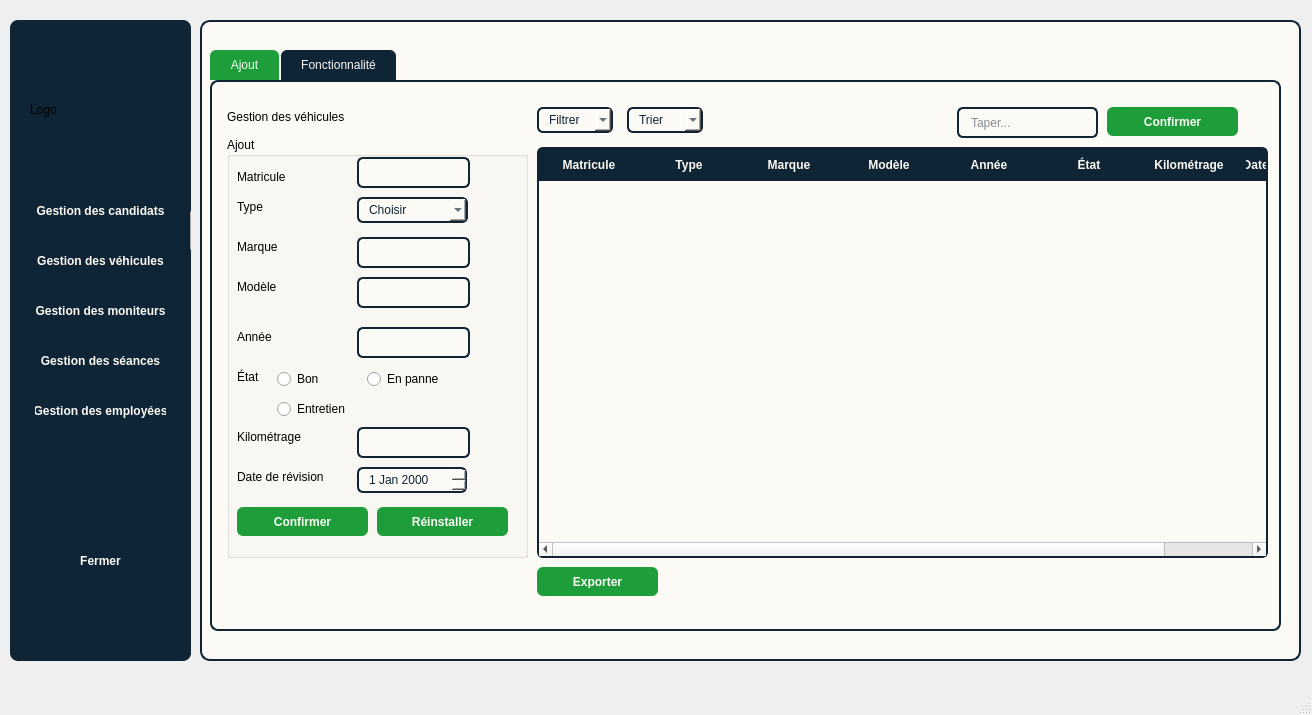
<?xml version="1.0" encoding="UTF-8"?>
<ui version="4.0">
 <class>MainWindow</class>
 <widget class="QMainWindow" name="MainWindow">
  <property name="geometry">
   <rect>
    <x>0</x>
    <y>0</y>
    <width>1312</width>
    <height>715</height>
   </rect>
  </property>
  <property name="windowTitle">
   <string>MainWindow</string>
  </property>
  <widget class="QWidget" name="centralwidget">
   <widget class="QFrame" name="barre_nav">
    <property name="geometry">
     <rect>
      <x>10</x>
      <y>20</y>
      <width>181</width>
      <height>641</height>
     </rect>
    </property>
    <property name="styleSheet">
     <string notr="true">#barre_nav {
    background-color: #0F2434;
    border-radius: 8px;
    padding: 5px;
}

#candidat_btn,
#vehicule_btn,
#moniteur_btn,
#seance_btn,
#emp_btn,
#fermer_btn {
    color: #FBFAF5;
    background-color: transparent;
    border: none;
    padding: 8px 15px;
    font-weight: bold;
}

#candidat_btn:hover,
#vehicule_btn:hover,
#moniteur_btn:hover,
#seance_btn:hover,
#emp_btn:hover,
#fermer_btn:hover {
    color: #1D9E3A;
}
</string>
    </property>
    <property name="frameShape">
     <enum>QFrame::Shape::StyledPanel</enum>
    </property>
    <property name="frameShadow">
     <enum>QFrame::Shadow::Raised</enum>
    </property>
    <widget class="QPushButton" name="candidat_btn">
     <property name="geometry">
      <rect>
       <x>10</x>
       <y>170</y>
       <width>161</width>
       <height>41</height>
      </rect>
     </property>
     <property name="text">
      <string>Gestion des candidats</string>
     </property>
    </widget>
    <widget class="QPushButton" name="vehicule_btn">
     <property name="geometry">
      <rect>
       <x>10</x>
       <y>220</y>
       <width>161</width>
       <height>41</height>
      </rect>
     </property>
     <property name="text">
      <string>Gestion des véhicules</string>
     </property>
    </widget>
    <widget class="QPushButton" name="pushButton_3">
     <property name="geometry">
      <rect>
       <x>180</x>
       <y>190</y>
       <width>161</width>
       <height>41</height>
      </rect>
     </property>
     <property name="text">
      <string>Gestion des véhicules</string>
     </property>
    </widget>
    <widget class="QPushButton" name="moniteur_btn">
     <property name="geometry">
      <rect>
       <x>10</x>
       <y>270</y>
       <width>161</width>
       <height>41</height>
      </rect>
     </property>
     <property name="text">
      <string>Gestion des moniteurs</string>
     </property>
    </widget>
    <widget class="QPushButton" name="seance_btn">
     <property name="geometry">
      <rect>
       <x>10</x>
       <y>320</y>
       <width>161</width>
       <height>41</height>
      </rect>
     </property>
     <property name="text">
      <string>Gestion des séances</string>
     </property>
    </widget>
    <widget class="QPushButton" name="emp_btn">
     <property name="geometry">
      <rect>
       <x>10</x>
       <y>370</y>
       <width>161</width>
       <height>41</height>
      </rect>
     </property>
     <property name="text">
      <string>Gestion des employées</string>
     </property>
    </widget>
    <widget class="QPushButton" name="fermer_btn">
     <property name="geometry">
      <rect>
       <x>10</x>
       <y>520</y>
       <width>161</width>
       <height>41</height>
      </rect>
     </property>
     <property name="text">
      <string>Fermer</string>
     </property>
    </widget>
    <widget class="QLabel" name="img">
     <property name="geometry">
      <rect>
       <x>20</x>
       <y>80</y>
       <width>141</width>
       <height>20</height>
      </rect>
     </property>
     <property name="text">
      <string>Logo</string>
     </property>
    </widget>
   </widget>
   <widget class="QFrame" name="frame_gest">
    <property name="geometry">
     <rect>
      <x>200</x>
      <y>20</y>
      <width>1101</width>
      <height>641</height>
     </rect>
    </property>
    <property name="styleSheet">
     <string notr="true">#frame_gest {
    border: 2px solid #0F2434;
    border-radius: 10px;
    padding: 12px;
    background-color: #FBFAF5;
    box-shadow: 2px 2px 6px rgba(0,0,0,0.25);
}
</string>
    </property>
    <property name="frameShape">
     <enum>QFrame::Shape::StyledPanel</enum>
    </property>
    <property name="frameShadow">
     <enum>QFrame::Shadow::Raised</enum>
    </property>
    <widget class="QTabWidget" name="tab_widget">
     <property name="geometry">
      <rect>
       <x>10</x>
       <y>30</y>
       <width>1071</width>
       <height>581</height>
      </rect>
     </property>
     <property name="styleSheet">
      <string notr="true">#tab_widget {
    background-color: #FBFAF5;
    border: 2px solid #0F2434;
    border-radius: 8px;
}

#tab_widget::pane {
    border: 2px solid #0F2434;
    border-radius: 8px;
    padding: 5px;
    background-color: #FBFAF5;
}

#tab_widget QTabBar::tab {
    background-color: #0F2434;
    color: #FBFAF5;
    padding: 8px 20px;
    border-top-left-radius: 6px;
    border-top-right-radius: 6px;
    margin-right: 2px;
}

#tab_widget QTabBar::tab:selected {
    background-color: #1D9E3A;
    color: #FBFAF5;
}

#tab_widget QTabBar::tab:hover {
    background-color: #30AA2C;
    color: #FBFAF5;
}
</string>
     </property>
     <property name="currentIndex">
      <number>0</number>
     </property>
     <widget class="QWidget" name="tab">
      <attribute name="title">
       <string>Ajout</string>
      </attribute>
      <widget class="QGroupBox" name="groupBox">
       <property name="geometry">
        <rect>
         <x>10</x>
         <y>50</y>
         <width>301</width>
         <height>421</height>
        </rect>
       </property>
       <property name="styleSheet">
        <string notr="true">#matricule,
#marque,
#modele,
#annee,
#km {
    border: 2px solid #0F2434;
    border-radius: 6px;
    padding: 6px 10px;
    background-color: #FBFAF5;
    selection-background-color: #1D9E3A;
    selection-color: #FBFAF5;
}

#matricule:focus,
#marque:focus,
#modele:focus,
#annee:focus,
#km:focus {
    border: 2px solid #1D9E3A; /* Pigment green on focus */
}
</string>
       </property>
       <property name="title">
        <string>Ajout</string>
       </property>
       <widget class="QLabel" name="label_2">
        <property name="geometry">
         <rect>
          <x>10</x>
          <y>30</y>
          <width>71</width>
          <height>20</height>
         </rect>
        </property>
        <property name="text">
         <string>Matricule</string>
        </property>
       </widget>
       <widget class="QLabel" name="label_3">
        <property name="geometry">
         <rect>
          <x>10</x>
          <y>60</y>
          <width>61</width>
          <height>20</height>
         </rect>
        </property>
        <property name="text">
         <string>Type</string>
        </property>
       </widget>
       <widget class="QLabel" name="label_4">
        <property name="geometry">
         <rect>
          <x>10</x>
          <y>100</y>
          <width>61</width>
          <height>20</height>
         </rect>
        </property>
        <property name="text">
         <string>Marque</string>
        </property>
       </widget>
       <widget class="QLabel" name="label_5">
        <property name="geometry">
         <rect>
          <x>10</x>
          <y>140</y>
          <width>61</width>
          <height>20</height>
         </rect>
        </property>
        <property name="text">
         <string>Modèle</string>
        </property>
       </widget>
       <widget class="QLabel" name="label_6">
        <property name="geometry">
         <rect>
          <x>10</x>
          <y>190</y>
          <width>61</width>
          <height>20</height>
         </rect>
        </property>
        <property name="text">
         <string>Année</string>
        </property>
       </widget>
       <widget class="QLabel" name="label_7">
        <property name="geometry">
         <rect>
          <x>10</x>
          <y>230</y>
          <width>61</width>
          <height>20</height>
         </rect>
        </property>
        <property name="text">
         <string>État</string>
        </property>
       </widget>
       <widget class="QLabel" name="label_8">
        <property name="geometry">
         <rect>
          <x>10</x>
          <y>290</y>
          <width>91</width>
          <height>20</height>
         </rect>
        </property>
        <property name="text">
         <string>Kilométrage</string>
        </property>
       </widget>
       <widget class="QLabel" name="label_9">
        <property name="geometry">
         <rect>
          <x>10</x>
          <y>330</y>
          <width>111</width>
          <height>20</height>
         </rect>
        </property>
        <property name="text">
         <string>Date de révision</string>
        </property>
       </widget>
       <widget class="QLineEdit" name="matricule">
        <property name="geometry">
         <rect>
          <x>130</x>
          <y>20</y>
          <width>113</width>
          <height>31</height>
         </rect>
        </property>
       </widget>
       <widget class="QComboBox" name="type">
        <property name="geometry">
         <rect>
          <x>130</x>
          <y>60</y>
          <width>111</width>
          <height>26</height>
         </rect>
        </property>
        <property name="styleSheet">
         <string notr="true">#type {
    border: 2px solid #0F2434;
    border-radius: 6px;
    padding: 5px 10px;
    background-color: #FBFAF5;
    color: #0F2434;
}

#type QAbstractItemView {
    background-color: #FBFAF5;
    selection-background-color: #1D9E3A;
    selection-color: #FBFAF5;
}

#type:focus {
    border: 2px solid #1D9E3A;
}
</string>
        </property>
        <item>
         <property name="text">
          <string>Choisir</string>
         </property>
        </item>
        <item>
         <property name="text">
          <string>Voiture</string>
         </property>
        </item>
        <item>
         <property name="text">
          <string>Moto</string>
         </property>
        </item>
        <item>
         <property name="text">
          <string>AutoBus</string>
         </property>
        </item>
        <item>
         <property name="text">
          <string>Camion poids lourd</string>
         </property>
        </item>
       </widget>
       <widget class="QLineEdit" name="marque">
        <property name="geometry">
         <rect>
          <x>130</x>
          <y>100</y>
          <width>113</width>
          <height>31</height>
         </rect>
        </property>
       </widget>
       <widget class="QLineEdit" name="modele">
        <property name="geometry">
         <rect>
          <x>130</x>
          <y>140</y>
          <width>113</width>
          <height>31</height>
         </rect>
        </property>
       </widget>
       <widget class="QLineEdit" name="annee">
        <property name="geometry">
         <rect>
          <x>130</x>
          <y>190</y>
          <width>113</width>
          <height>31</height>
         </rect>
        </property>
       </widget>
       <widget class="QRadioButton" name="radioButton">
        <property name="geometry">
         <rect>
          <x>50</x>
          <y>230</y>
          <width>110</width>
          <height>24</height>
         </rect>
        </property>
        <property name="text">
         <string>Bon</string>
        </property>
       </widget>
       <widget class="QRadioButton" name="radioButton_2">
        <property name="geometry">
         <rect>
          <x>140</x>
          <y>230</y>
          <width>110</width>
          <height>24</height>
         </rect>
        </property>
        <property name="text">
         <string>En panne</string>
        </property>
       </widget>
       <widget class="QRadioButton" name="radioButton_3">
        <property name="geometry">
         <rect>
          <x>50</x>
          <y>260</y>
          <width>110</width>
          <height>24</height>
         </rect>
        </property>
        <property name="text">
         <string>Entretien</string>
        </property>
       </widget>
       <widget class="QLineEdit" name="km">
        <property name="geometry">
         <rect>
          <x>130</x>
          <y>290</y>
          <width>113</width>
          <height>31</height>
         </rect>
        </property>
       </widget>
       <widget class="QDateEdit" name="date_rev">
        <property name="geometry">
         <rect>
          <x>130</x>
          <y>330</y>
          <width>110</width>
          <height>26</height>
         </rect>
        </property>
        <property name="styleSheet">
         <string notr="true">#date_rev {
    border: 2px solid #0F2434;
    border-radius: 6px;
    padding: 4px 8px;
    background-color: #FBFAF5;
    color: #0F2434;
    selection-background-color: #1D9E3A;
    selection-color: #FBFAF5;
}

#date_rev:focus {
    border: 2px solid #1D9E3A;
}

#date_rev QAbstractItemView {
    background-color: #FBFAF5;
    selection-background-color: #1D9E3A;
    selection-color: #FBFAF5;
}
</string>
        </property>
       </widget>
       <widget class="QPushButton" name="conf_ajout">
        <property name="geometry">
         <rect>
          <x>10</x>
          <y>370</y>
          <width>131</width>
          <height>29</height>
         </rect>
        </property>
        <property name="styleSheet">
         <string notr="true">#conf_ajout {
    background-color: #1D9E3A;
    color: #FBFAF5;
    border: none;
    border-radius: 6px;
    padding: 8px 18px;
    font-weight: bold;
}

#conf_ajout:hover {
    background-color: #30AA2C;
}

#conf_ajout:pressed {
    background-color: #239539;
}
</string>
        </property>
        <property name="text">
         <string>Confirmer</string>
        </property>
        <property name="icon">
         <iconset theme="QIcon::ThemeIcon::ContactNew"/>
        </property>
       </widget>
       <widget class="QPushButton" name="reinstaller_vehc">
        <property name="geometry">
         <rect>
          <x>150</x>
          <y>370</y>
          <width>131</width>
          <height>29</height>
         </rect>
        </property>
        <property name="styleSheet">
         <string notr="true">#reinstaller_vehc {
    background-color: #1D9E3A;
    color: #FBFAF5;
    border: none;
    border-radius: 6px;
    padding: 8px 18px;
    font-weight: bold;
}

#reinstaller_vehc:hover {
    background-color: #30AA2C;
}

#reinstaller_vehc:pressed {
    background-color: #239539;
}
</string>
        </property>
        <property name="text">
         <string>Réinstaller</string>
        </property>
        <property name="icon">
         <iconset theme="QIcon::ThemeIcon::EditClear"/>
        </property>
       </widget>
      </widget>
      <widget class="QLabel" name="label">
       <property name="geometry">
        <rect>
         <x>10</x>
         <y>20</y>
         <width>141</width>
         <height>20</height>
        </rect>
       </property>
       <property name="text">
        <string>Gestion des véhicules</string>
       </property>
      </widget>
      <widget class="QTableWidget" name="tab_vehicule">
       <property name="geometry">
        <rect>
         <x>320</x>
         <y>60</y>
         <width>731</width>
         <height>411</height>
        </rect>
       </property>
       <property name="styleSheet">
        <string notr="true">#tab_vehicule {
    background-color: #FBFAF5;
    alternate-background-color: #ded6ad;
    gridline-color: #0F2434;
    selection-background-color: #1D9E3A;
    selection-color: #FBFAF5;
    border: 2px solid #0F2434;
    border-radius: 6px;
    font-weight: bold;
}

#tab_vehicule::item {
    padding: 6px;
}

#tab_vehicule QHeaderView::section {
    background-color: #0F2434;
    color: #FBFAF5;
    padding: 6px;
    border: 1px solid #0F2434;
    font-weight: bold;
}
</string>
       </property>
       <column>
        <property name="text">
         <string>Matricule</string>
        </property>
       </column>
       <column>
        <property name="text">
         <string>Type</string>
        </property>
       </column>
       <column>
        <property name="text">
         <string>Marque</string>
        </property>
       </column>
       <column>
        <property name="text">
         <string>Modèle</string>
        </property>
       </column>
       <column>
        <property name="text">
         <string>Année</string>
        </property>
       </column>
       <column>
        <property name="text">
         <string>État</string>
        </property>
       </column>
       <column>
        <property name="text">
         <string>Kilométrage</string>
        </property>
       </column>
       <column>
        <property name="text">
         <string>Date de révision</string>
        </property>
       </column>
      </widget>
      <widget class="QPushButton" name="expo_tab">
       <property name="geometry">
        <rect>
         <x>320</x>
         <y>480</y>
         <width>121</width>
         <height>29</height>
        </rect>
       </property>
       <property name="styleSheet">
        <string notr="true">#expo_tab {
    background-color: #1D9E3A;
    color: #FBFAF5;
    border: none;
    border-radius: 6px;
    padding: 8px 18px;
    font-weight: bold;
}

#expo_tab:hover {
    background-color: #30AA2C;
}

#expo_tab:pressed {
    background-color: #239539;
}
</string>
       </property>
       <property name="text">
        <string>Exporter</string>
       </property>
       <property name="icon">
        <iconset theme="QIcon::ThemeIcon::DocumentSend"/>
       </property>
      </widget>
      <widget class="QComboBox" name="filtrer">
       <property name="geometry">
        <rect>
         <x>320</x>
         <y>20</y>
         <width>76</width>
         <height>26</height>
        </rect>
       </property>
       <property name="styleSheet">
        <string notr="true">#filtrer {
    border: 2px solid #0F2434;
    border-radius: 6px;
    padding: 5px 10px;
    background-color: #FBFAF5;
    color: #0F2434;
}

#filtrer QAbstractItemView {
    background-color: #FBFAF5;
    selection-background-color: #1D9E3A;
    selection-color: #FBFAF5;
}

#filtrer:focus {
    border: 2px solid #1D9E3A;
}
</string>
       </property>
       <item>
        <property name="text">
         <string>Filtrer</string>
        </property>
       </item>
       <item>
        <property name="text">
         <string>Type</string>
        </property>
       </item>
       <item>
        <property name="text">
         <string>Marque</string>
        </property>
       </item>
       <item>
        <property name="text">
         <string>État</string>
        </property>
       </item>
      </widget>
      <widget class="QComboBox" name="trier">
       <property name="geometry">
        <rect>
         <x>410</x>
         <y>20</y>
         <width>76</width>
         <height>26</height>
        </rect>
       </property>
       <property name="styleSheet">
        <string notr="true">#trier {
    border: 2px solid #0F2434;
    border-radius: 6px;
    padding: 5px 10px;
    background-color: #FBFAF5;
    color: #0F2434;
}

#trier QAbstractItemView {
    background-color: #FBFAF5;
    selection-background-color: #1D9E3A;
    selection-color: #FBFAF5;
}

#trier:focus {
    border: 2px solid #1D9E3A;
}
</string>
       </property>
       <item>
        <property name="text">
         <string>Trier</string>
        </property>
       </item>
       <item>
        <property name="text">
         <string>Année</string>
        </property>
       </item>
       <item>
        <property name="text">
         <string>Kilométrage</string>
        </property>
       </item>
      </widget>
      <widget class="QLineEdit" name="taper">
       <property name="geometry">
        <rect>
         <x>740</x>
         <y>20</y>
         <width>141</width>
         <height>31</height>
        </rect>
       </property>
       <property name="styleSheet">
        <string notr="true">#taper {
    border: 2px solid #0F2434;
    border-radius: 6px;
    padding: 6px 10px;
    background-color: #FBFAF5;
    color: #0F2434;
    selection-background-color: #1D9E3A;
    selection-color: #FBFAF5;
}

#taper:focus {
    border: 2px solid #1D9E3A;
}
</string>
       </property>
       <property name="placeholderText">
        <string>Taper...</string>
       </property>
      </widget>
      <widget class="QPushButton" name="conf_tab">
       <property name="geometry">
        <rect>
         <x>890</x>
         <y>20</y>
         <width>131</width>
         <height>29</height>
        </rect>
       </property>
       <property name="styleSheet">
        <string notr="true">#conf_tab {
    background-color: #1D9E3A;
    color: #FBFAF5;
    border: none;
    border-radius: 6px;
    padding: 8px 18px;
    font-weight: bold;
}

#conf_tab:hover {
    background-color: #30AA2C;
}

#conf_tab:pressed {
    background-color: #239539;
}
</string>
       </property>
       <property name="text">
        <string>Confirmer</string>
       </property>
       <property name="icon">
        <iconset theme="QIcon::ThemeIcon::EditFind"/>
       </property>
      </widget>
     </widget>
     <widget class="QWidget" name="tab_2">
      <attribute name="title">
       <string>Fonctionnalité</string>
      </attribute>
      <widget class="QTabWidget" name="tab_widget2">
       <property name="geometry">
        <rect>
         <x>10</x>
         <y>20</y>
         <width>1021</width>
         <height>471</height>
        </rect>
       </property>
       <property name="styleSheet">
        <string notr="true">#tab_widget2 {
    background-color: #FBFAF5;
    border: 2px solid #0F2434;
    border-radius: 8px;
}

#tab_widget2::pane {
    border: 2px solid #0F2434;
    border-radius: 8px;
    padding: 5px;
    background-color: #FBFAF5;
}

#tab_widget2 QTabBar::tab {
    background-color: #0F2434;
    color: #FBFAF5;
    padding: 8px 20px;
    border-top-left-radius: 6px;
    border-top-right-radius: 6px;
    margin-right: 2px;
}

#tab_widget2 QTabBar::tab:selected {
    background-color: #1D9E3A;
    color: #FBFAF5;
}

#tab_widget2 QTabBar::tab:hover {
    background-color: #30AA2C;
    color: #FBFAF5;
}
</string>
       </property>
       <property name="currentIndex">
        <number>0</number>
       </property>
       <widget class="QWidget" name="tab_3">
        <attribute name="title">
         <string>Statistique</string>
        </attribute>
        <widget class="QPushButton" name="expo_stat">
         <property name="geometry">
          <rect>
           <x>20</x>
           <y>390</y>
           <width>121</width>
           <height>29</height>
          </rect>
         </property>
         <property name="styleSheet">
          <string notr="true">#expo_stat {
    background-color: #1D9E3A;
    color: #FBFAF5;
    border: none;
    border-radius: 6px;
    padding: 8px 18px;
    font-weight: bold;
}

#expo_stat:hover {
    background-color: #30AA2C;
}

#expo_stat:pressed {
    background-color: #239539;
}
</string>
         </property>
         <property name="text">
          <string>Exporter</string>
         </property>
         <property name="icon">
          <iconset theme="QIcon::ThemeIcon::DocumentSend"/>
         </property>
        </widget>
        <widget class="QRadioButton" name="radioButton_4">
         <property name="geometry">
          <rect>
           <x>200</x>
           <y>390</y>
           <width>110</width>
           <height>24</height>
          </rect>
         </property>
         <property name="text">
          <string>Afficher</string>
         </property>
        </widget>
        <widget class="QRadioButton" name="radioButton_5">
         <property name="geometry">
          <rect>
           <x>290</x>
           <y>390</y>
           <width>110</width>
           <height>24</height>
          </rect>
         </property>
         <property name="text">
          <string>Masquer</string>
         </property>
        </widget>
       </widget>
       <widget class="QWidget" name="tab_4">
        <attribute name="title">
         <string>Prediction AI</string>
        </attribute>
        <widget class="QWidget" name="widget" native="true">
         <property name="geometry">
          <rect>
           <x>10</x>
           <y>90</y>
           <width>301</width>
           <height>121</height>
          </rect>
         </property>
         <widget class="QLabel" name="label_10">
          <property name="geometry">
           <rect>
            <x>10</x>
            <y>20</y>
            <width>71</width>
            <height>20</height>
           </rect>
          </property>
          <property name="text">
           <string>Matricule</string>
          </property>
         </widget>
         <widget class="QPushButton" name="conf_ai">
          <property name="geometry">
           <rect>
            <x>10</x>
            <y>80</y>
            <width>131</width>
            <height>29</height>
           </rect>
          </property>
          <property name="styleSheet">
           <string notr="true">#conf_ai {
    background-color: #1D9E3A;
    color: #FBFAF5;
    border: none;
    border-radius: 6px;
    padding: 8px 18px;
    font-weight: bold;
}

#conf_ai:hover {
    background-color: #30AA2C;
}

#conf_ai:pressed {
    background-color: #239539;
}
</string>
          </property>
          <property name="text">
           <string>Confirmer</string>
          </property>
          <property name="icon">
           <iconset theme="QIcon::ThemeIcon::ContactNew"/>
          </property>
         </widget>
         <widget class="QPushButton" name="reins_ai">
          <property name="geometry">
           <rect>
            <x>150</x>
            <y>80</y>
            <width>131</width>
            <height>29</height>
           </rect>
          </property>
          <property name="styleSheet">
           <string notr="true">#reins_ai {
    background-color: #1D9E3A;
    color: #FBFAF5;
    border: none;
    border-radius: 6px;
    padding: 8px 18px;
    font-weight: bold;
}

#reins_ai:hover {
    background-color: #30AA2C;
}

#reins_ai:pressed {
    background-color: #239539;
}
</string>
          </property>
          <property name="text">
           <string>Réinstaller</string>
          </property>
          <property name="icon">
           <iconset theme="QIcon::ThemeIcon::EditClear"/>
          </property>
         </widget>
         <widget class="QLineEdit" name="mat_ai">
          <property name="geometry">
           <rect>
            <x>100</x>
            <y>20</y>
            <width>113</width>
            <height>31</height>
           </rect>
          </property>
          <property name="styleSheet">
           <string notr="true">#mat_ai {
    border: 2px solid #0F2434;
    border-radius: 6px;
    padding: 6px 10px;
    background-color: #FBFAF5;
    selection-background-color: #1D9E3A;
    selection-color: #FBFAF5;
}

#mat_ai:focus {
    border: 2px solid #1D9E3A;
}
</string>
          </property>
         </widget>
        </widget>
        <widget class="QPushButton" name="expo_ai">
         <property name="geometry">
          <rect>
           <x>20</x>
           <y>390</y>
           <width>121</width>
           <height>29</height>
          </rect>
         </property>
         <property name="styleSheet">
          <string notr="true">#expo_ai {
    background-color: #1D9E3A;
    color: #FBFAF5;
    border: none;
    border-radius: 6px;
    padding: 8px 18px;
    font-weight: bold;
}

#expo_ai:hover {
    background-color: #30AA2C;
}

#expo_ai:pressed {
    background-color: #239539;
}
</string>
         </property>
         <property name="text">
          <string>Exporter</string>
         </property>
         <property name="icon">
          <iconset theme="QIcon::ThemeIcon::DocumentSend"/>
         </property>
        </widget>
        <widget class="QWidget" name="widget_4" native="true">
         <property name="geometry">
          <rect>
           <x>320</x>
           <y>90</y>
           <width>531</width>
           <height>201</height>
          </rect>
         </property>
        </widget>
       </widget>
      </widget>
     </widget>
    </widget>
   </widget>
  </widget>
  <widget class="QMenuBar" name="menubar">
   <property name="geometry">
    <rect>
     <x>0</x>
     <y>0</y>
     <width>1312</width>
     <height>26</height>
    </rect>
   </property>
  </widget>
  <widget class="QStatusBar" name="statusbar"/>
 </widget>
 <resources/>
 <connections/>
</ui>
